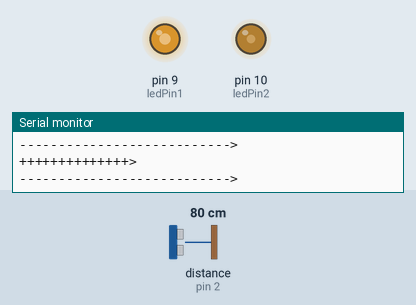
Simulated run of this sketch. Board: Arduino Uno, built with avr-gcc and run on an emulated ATmega328P. On the bench: output pins drawn as LEDs (lit = HIGH), the last lines printed to the serial monitor. Inputs (shaded band) come from the test bench; at power-on: distance to the obstacle (sensor on pin 2) 80 cm. The echo pulse lasts 58.3 µs per cm.

Above: at 1.2 s.
1.3 s: distance to the obstacle (sensor on pin 2) set to 2 cm
At 1.8 s:
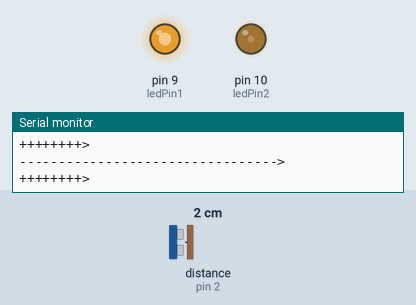
2.8 s: distance to the obstacle (sensor on pin 2) set to 18 cm
At 4.0 s:
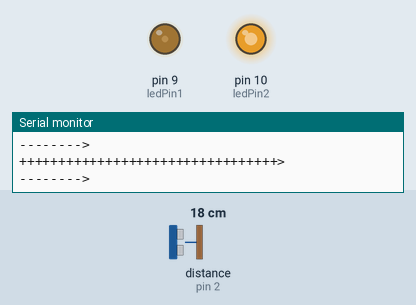
4.3 s: distance to the obstacle (sensor on pin 2) set to 250 cm
At 5.5 s:
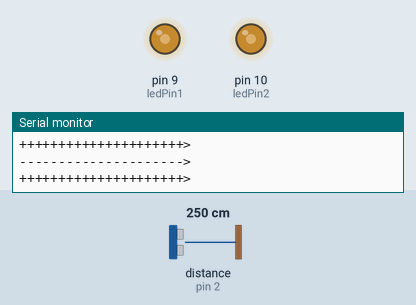
5.8 s: distance to the obstacle (sensor on pin 2) set to 206 cm
8.8 s: distance to the obstacle (sensor on pin 2) set to 200 cm
At 9.8 s:
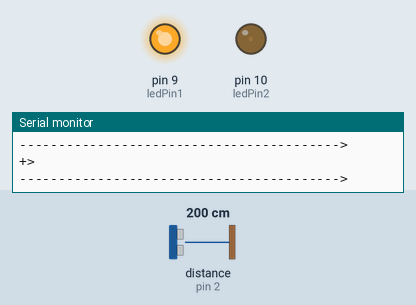
10.3 s: distance to the obstacle (sensor on pin 2) set to 9 cm
At 11.1 s:
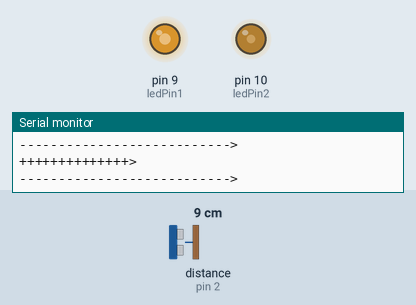
Timing chart, 0 to 12.8 s (numbered marks = the images above; inputs shaded):
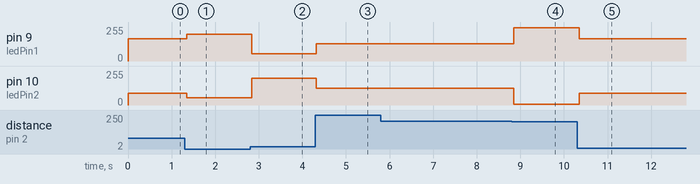

Measured:
- the behaviour switches between 201 and 200 cm on distance to the obstacle (sensor on pin 2) (found by bisection; images 3 and 4)
- after the input at 1.3 s, pin 9 (ledPin1): 167/255 → 202/255 after 0.05 s; pin 10 (ledPin2): 88/255 → 53/255 after 0.05 s
- after the input at 2.8 s, pin 9 (ledPin1): 202/255 → 53/255 at once; pin 10 (ledPin2): 53/255 → 202/255 at once
- after the input at 4.3 s, pin 9 (ledPin1): 53/255 → 128/255 at once; pin 10 (ledPin2): 202/255 → 127/255 at once
- after the input at 8.8 s, pin 9 (ledPin1): 128/255 → 248/255 after 0.05 s; pin 10 (ledPin2): 127/255 → 7/255 after 0.05 s
- after the input at 10.3 s, pin 9 (ledPin1): 248/255 → 167/255 after 0.05 s; pin 10 (ledPin2): 7/255 → 88/255 after 0.05 s

The sketch:

new_ping.ino
```cpp
// NewPing
// Paul Schakel
// Sinusoidally changes the brightness of two LEDs based on the distance value from an ultrasonic sensor. It uses the NewPing library by Tim Eckel.

#include <NewPing.h>

const int echoPin = 2;
const int trigPin = 3;
const int ledPin1 = 9;
const int ledPin2 = 10;
const int maxDistance = 200;
const int offset = 128;    //used to move the value up 128 to account for negative #s coming from sin()
const int amplitude = 127;   //used to amplify the number coming from sin()

int brightness;
int distance;

NewPing myHCSR04(trigPin, echoPin, maxDistance);

void setup() {
  pinMode(ledPin1, OUTPUT);
  pinMode(ledPin2, OUTPUT);
  Serial.begin(9600);
}

void loop() {
  distance = myHCSR04.ping_cm();

  changeBrightness(ledPin1, distance, 20, '-');
  changeBrightness(ledPin2, distance + 10, 20, '+');
  delay(50);
}

void changeBrightness(int ledPin, int distance, int sineLength, char visualizationChar) {   //changes the brightness of an LED according to the distance from HCSRO4
  brightness = offset + amplitude * sin((TWO_PI / sineLength) * distance);  //distance is the x-value
  visualizeBrightness(brightness, visualizationChar);
  analogWrite(ledPin, brightness);
}

void visualizeBrightness(int brightness, char visualizationChar) {
  brightness = brightness / 6;   //make brightness val smaller so the graph isn't huge
  for (int i = 0; i < brightness; i++) {    //print the specified char for every point of brightness
    Serial.print(visualizationChar);
  }
  Serial.println(">");    //makes the graph look slightly better and creates a newline
}
```
